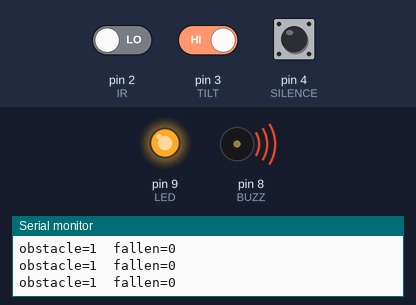
Recording of a sketch running on a simulated Arduino Uno, built with avr-gcc and run on an emulated ATmega328P. On the bench: output pins drawn as LEDs (lit = HIGH), buzzer (waves = sounding), the last lines printed to the serial monitor. Inputs (shaded band) come from the test bench; at power-on: pin 2 (IR) LOW, pin 3 (TILT) HIGH, pin 4 (SILENCE) HIGH.

Above: at 1.26 s.
1.3 s: pin 2 (IR) driven HIGH
At 2.0 s:
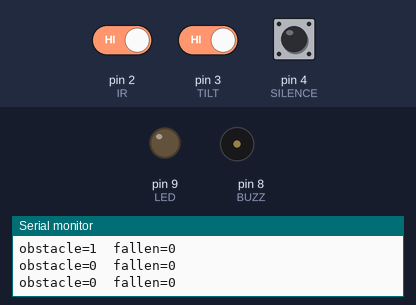
2.8 s: pin 3 (TILT) driven LOW
At 5.0 s:
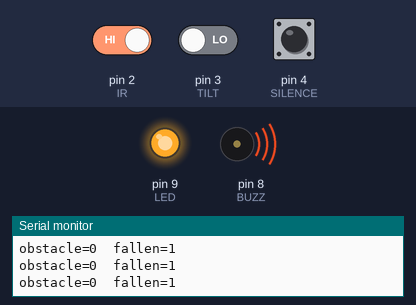
5.3 s: pin 4 (SILENCE) pulled LOW for 0.15 s
At 6.0 s:
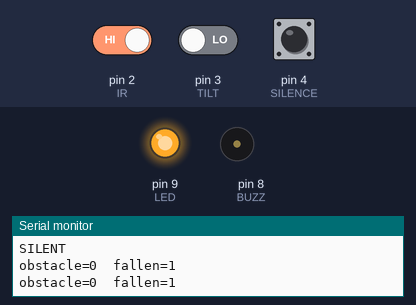
6.9 s: pin 4 (SILENCE) pulled LOW for 1 s
At 7.2 s:
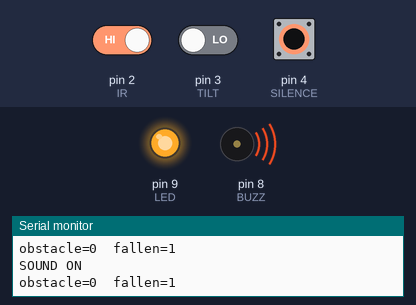
9.4 s: pin 4 (SILENCE) pulled LOW for 3.2 s
At 10.3 s:
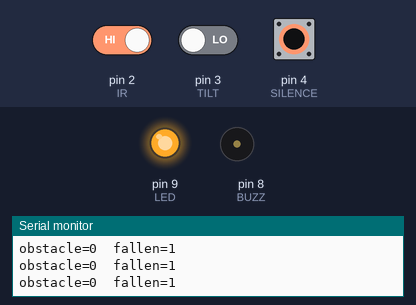
14.1 s: pin 3 (TILT) driven HIGH
At 15.4 s:
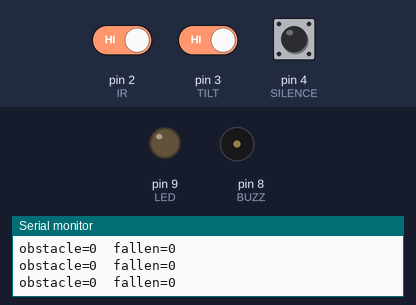
Timing chart, 0 to 16.6 s (numbered marks = the images above; inputs shaded):
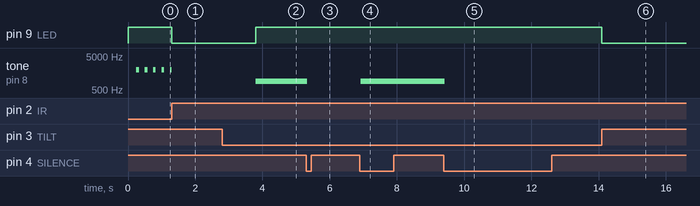

Measured:
- after the input at 1.3 s, pin 9 (LED): HIGH → LOW at once; tone on pin 8 (BUZZ): goes on until 1.3 s, then stays silent
- after the input at 2.8 s, pin 9 (LED): LOW → HIGH after 1.0 s; tone on pin 8 (BUZZ): silent → 900 Hz after 1.0 s
- after the input at 5.3 s, tone on pin 8 (BUZZ): 900 Hz → silent at once
- after the input at 6.9 s, tone on pin 8 (BUZZ): silent → 900 Hz at once
- after the input at 9.4 s, tone on pin 8 (BUZZ): 900 Hz → silent at once
- after the input at 14.1 s, pin 9 (LED): HIGH → LOW at once
- by itself, tone on pin 8 (BUZZ): alternates 2000 Hz for 0.08 s and silent for 0.17 s

The sketch:

P05_Cane-Companion.ino
```cpp
/* PROJECT 5 - CANE COMPANION  (11.B Group 5)
   IR sensor warns of an obstacle ahead (short high beeps).
   Tilt switch detects the cane lying on the floor for 1 s (long low tone).
   SILENCE button turns the sound off/on; the LED still works.          */
const int IR = 2;                       // IR OUT (LOW = obstacle)
const int TILT = 3;                     // tilt switch (LOW = cane fallen)
const int SILENCE = 4;                  // button (other leg to GND)
const int BUZZ = 8;                     // PASSIVE buzzer (tone)
const int LED = 9;                      // LED through 220 ohm

bool silent = false;
int  lastBtn = HIGH;
unsigned long tiltSince = 0, lastBeep = 0, lastPrint = 0;

// True ONCE at the moment a button goes from up (HIGH) to pressed (LOW).
// Holding the button down does NOT repeat it.
bool justPressed(int pin, int &lastState) {
  int now = digitalRead(pin);
  bool pressed = (lastState == HIGH && now == LOW);
  lastState = now;
  if (pressed) delay(25);               // ignore contact bounce
  return pressed;
}

void setup() {
  Serial.begin(9600);
  pinMode(IR, INPUT);
  pinMode(TILT, INPUT_PULLUP);
  pinMode(SILENCE, INPUT_PULLUP);
  pinMode(LED, OUTPUT);
}

void loop() {
  if (justPressed(SILENCE, lastBtn)) {
    silent = !silent;
    Serial.println(silent ? "SILENT" : "SOUND ON");
  }

  bool obstacle = (digitalRead(IR) == LOW);

  // fallen only if the tilt switch stays closed for 1 second (no false alarms)
  if (digitalRead(TILT) == LOW) { if (tiltSince == 0) tiltSince = millis(); }
  else tiltSince = 0;
  bool fallen = (tiltSince != 0 && millis() - tiltSince > 1000);

  digitalWrite(LED, obstacle || fallen);

  if (silent) {
    noTone(BUZZ);
  } else if (fallen) {
    tone(BUZZ, 900);                    // continuous: person may be down
  } else if (obstacle) {
    if (millis() - lastBeep >= 250) { tone(BUZZ, 2000, 80); lastBeep = millis(); }
  } else {
    noTone(BUZZ);
  }

  if (millis() - lastPrint >= 300) {
    lastPrint = millis();
    Serial.print("obstacle="); Serial.print(obstacle);
    Serial.print("  fallen="); Serial.println(fallen);
  }
}
```
